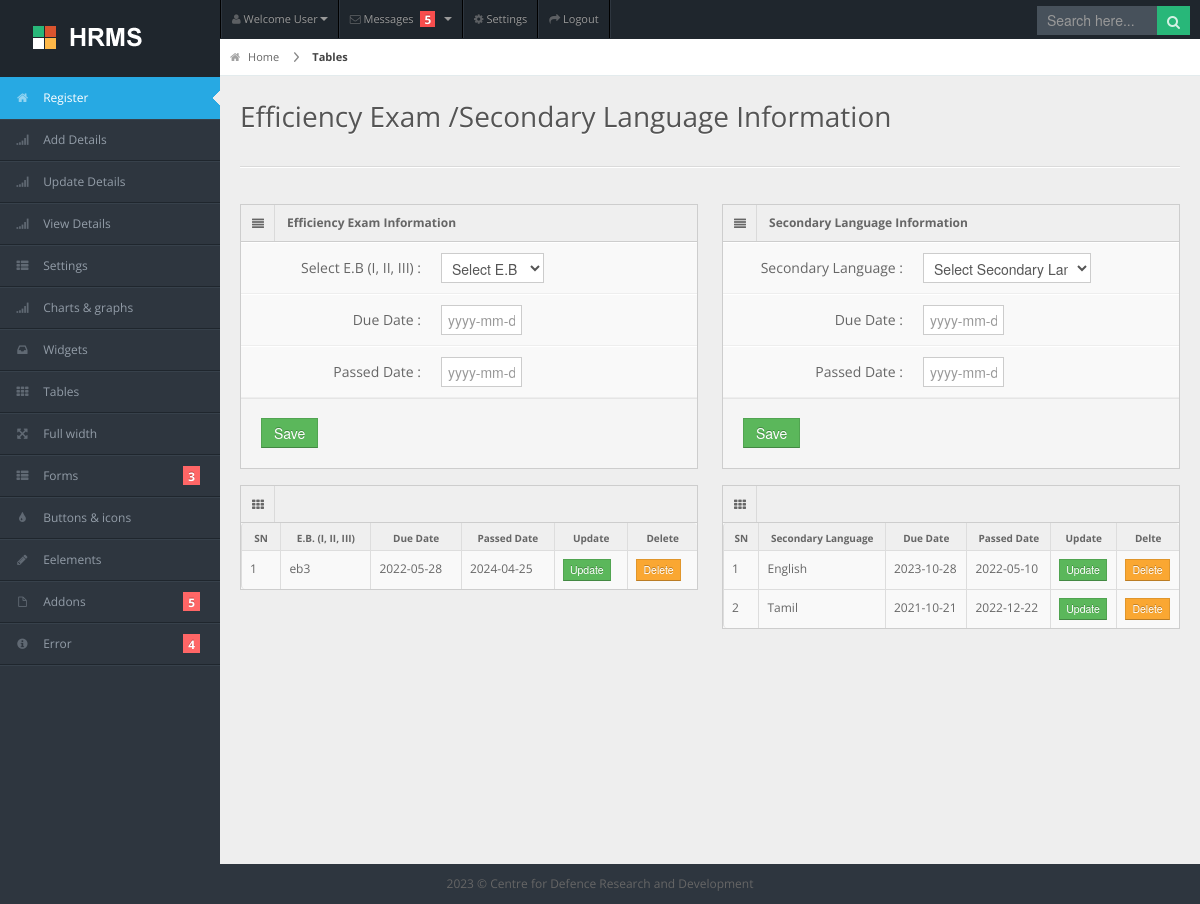
Page /eb_details.php?pid=7 on the committed database.
### tables this page shows
CREATE TABLE `eb_info_tbl` (
  `eb_info_id` int(11) NOT NULL,
  `personal_id` int(11) NOT NULL,
  `eb` varchar(10) NOT NULL,
  `due_date` date NOT NULL,
  `pass_date` date NOT NULL,
  `status` int(11) NOT NULL DEFAULT 1,
  `time_added` datetime NOT NULL DEFAULT current_timestamp()
);

CREATE TABLE `lang_info_tbl` (
  `lang_info_id` int(11) NOT NULL,
  `personal_id` int(11) NOT NULL,
  `lang` varchar(10) NOT NULL,
  `due_date` date NOT NULL,
  `pass_date` date NOT NULL,
  `status` int(11) NOT NULL DEFAULT 1,
  `time_added` datetime NOT NULL DEFAULT current_timestamp()
);

### eb_details.php (the view, shortened to what this page needs)
<?php
error_reporting(E_ALL);ini_set('display_errors', 'on');include ("db/db.php");
$pid = $_GET['pid'];
?>
<!DOCTYPE html>
<html lang="en">
<head>
<link rel="stylesheet" href="css/bootstrap.min.css" />
<link rel="stylesheet" href="css/bootstrap-responsive.min.css" />
<link rel="stylesheet" href="css/uniform.css" />
<link rel="stylesheet" href="css/select2.css" />
<link rel="stylesheet" href="css/matrix-style.css" />
<link rel="stylesheet" href="css/matrix-media.css" />
<link href="font-awesome/css/font-awesome.css" rel="stylesheet" />
</head>
<body>
<div id="header">
  <h1><a href="#">HRMS</a></h1>
</div>
<div id="user-nav" class="navbar navbar-inverse">
  <ul class="nav">
    <li  class="dropdown" id="profile-messages" ><a title="" href="#" data-toggle="dropdown" data-target="#profile-messages" class="dropdown-toggle"><i class="icon icon-user"></i>  <span class="text">Welcome User</span><b class="caret"></b></a>
    </li>
    <li class="dropdown" id="menu-messages"><a href="#" data-toggle="dropdown" data-target="#menu-messages" class="dropdown-toggle"><i class="icon icon-envelope"></i> <span class="text">Messages</span> <span class="label label-important">5</span> <b class="caret"></b></a>
    </li>
    <li class=""><a title="" href="#"><i class="icon icon-cog"></i> <span class="text">Settings</span></a></li>
    <li class=""><a title="" href="login.html"><i class="icon icon-share-alt"></i> <span class="text">Logout</span></a></li>
  </ul>
</div>
<div id="search">
  <input type="text" placeholder="Search here..."/>
  <button type="submit" class="tip-bottom" title="Search"><i class="icon-search icon-white"></i></button>
</div>
<div id="sidebar"> <a href="#" class="visible-phone"><i class="icon icon-th"></i>Tables</a>
  <?php include('include/nav.php'); ?>
</div>
<div id="content">
  <div id="content-header">
    <div id="breadcrumb"> <a href="#" title="Go to Home" class="tip-bottom"><i class="icon-home"></i> Home</a> <a href="#" class="current">Tables</a> </div>
    <h1>Efficiency Exam /Secondary Language Information</h1>
  </div>
  <div class="container-fluid">
    <hr>
    <div class="row-fluid">
      <div class="span6">
		 <div class="widget-box">
        <div class="widget-title"> <span class="icon"> <i class="icon-align-justify"></i> </span>
          <h5>Efficiency Exam Information  </h5>
        </div>
        <div class="widget-content nopadding">
         <form action="javascript:void(0);" id="form_exam" class="form-horizontal">
            <div class="control-group">
              <label class="control-label">Select E.B (I, II, III)  :</label>
              <div class="controls">
			  <select class="span5" name="eb">
			  <option selected>Select E.B</option>
			  </select>
               </div>
            </div>
			<div class="control-group">
              <label class="control-label">Due Date :</label>
              <div class="controls">
                <input type="text" class="span4" placeholder="yyyy-mm-dd" name="due_date" />
              </div>
            </div>
			<div class="control-group">
              <label class="control-label">Passed Date :</label>
              <div class="controls">
                <input type="text" class="span4" placeholder="yyyy-mm-dd" name="pass_date" />
              </div>
            </div>
            <div class="form-actions">
              <button type="submit" class="btn btn-success">Save</button>
            </div>
          </form>
        </div>
      </div>
        <div class="widget-box">
          <div class="widget-title"> <span class="icon"><i class="icon-th"></i></span>
          </div>
          <div class="widget-content nopadding">
		  <?php
		  $sql = "SELECT * FROM eb_info_tbl WHERE personal_id='$pid' and status='1' ORDER BY eb_info_id  DESC";
		  $result = mysqli_query($conn, $sql);
		  ?>
            <table class="table table-bordered data-table">
              <thead>
                <tr>
                  <th>SN</th>
				  <th>E.B. (I, II, III) </th>
                  <th>Due Date</th>
                  <th>Passed Date</th>
                  <th>Update</th>
				  <th>Delete</th>
                </tr>
              </thead>
              <tbody>
			  <?php $i = 1; while ($row = mysqli_fetch_assoc($result)){ ?>
                <tr class="gradeX">
                  <td><?php echo $i; ?></td>
                  <td><?php echo $row['eb']; ?></td>
                  <td><?php echo $row['due_date']; ?></td>
				  <td><?php echo $row['pass_date']; ?></td>
                  <td class="center"><button class="btn btn-success btn-mini">Update</button></td>
				  <td class="center"><button class="btn btn-warning btn-mini">Delete</button></td>
				 </tr>
               <?php $i++; } ?>
              </tbody>
            </table>
          </div>
        </div>
      </div>
	  <div class="span6">
		 <div class="widget-box">
        <div class="widget-title"> <span class="icon"> <i class="icon-align-justify"></i> </span>
          <h5>Secondary Language  Information  </h5>
        </div>
        <div class="widget-content nopadding">
          <form action="javascript:void(0);" id="form_lang" class="form-horizontal">
            <div class="control-group">
              <label class="control-label">Secondary Language  :</label>
              <div class="controls">
			  <select class="span8" name="lang">
			  <option selected>Select Secondary Language</option>
			  </select>
               </div>
            </div>
			<div class="control-group">
              <label class="control-label">Due Date :</label>
              <div class="controls">
                <input type="text" class="span4" placeholder="yyyy-mm-dd" name="due_date2" />
              </div>
            </div>
			<div class="control-group">
              <label class="control-label">Passed Date :</label>
              <div class="controls">
                <input type="text" class="span4" placeholder="yyyy-mm-dd" name="pass_date2" />
              </div>
            </div>
            <div class="form-actions">
              <button type="submit" class="btn btn-success">Save</button>
            </div>
          </form>
        </div>
      </div>
        <div class="widget-box">
          <div class="widget-title"> <span class="icon"><i class="icon-th"></i></span>
          </div>
          <div class="widget-content nopadding">
		  <?php
		  $sql = "SELECT * FROM lang_info_tbl WHERE personal_id='$pid' and status='1' ORDER BY lang_info_id  DESC";
		  $result = mysqli_query($conn, $sql);
		  ?>
            <table class="table table-bordered data-table">
              <thead>
                <tr>
                  <th>SN</th>
				  <th>Secondary Language </th>
                  <th>Due Date</th>
                  <th>Passed Date</th>
                  <th>Update</th>
				  <th>Delte</th>
                </tr>
              </thead>
              <tbody>
			  <?php $i = 1; while ($row = mysqli_fetch_assoc($result)){ ?>
                <tr class="gradeX">
                  <td><?php echo $i; ?></td>
				  <td><?php echo $row['lang']; ?></td>
                  <td><?php echo $row['due_date']; ?></td>
                  <td><?php echo $row['pass_date']; ?></td>
                  <td class="center"><button class="btn btn-success btn-mini">Update</button></td>
				  <td class="center"><button class="btn btn-warning btn-mini">Delete</button></td>
				</tr>
                <?php $i++; } ?>
              </tbody>
            </table>
          </div>
        </div>
      </div>
    </div>
  </div>
</div>
<?php include('include/footer.php'); ?>
</body>
</html>

### css/matrix-media.css (style rules this page uses)
body { background:#2E363F; }
#header { background-color: #1f262d; margin-top:10px; }
#search input[type=text], #search button { background-color: #28b779; }
#search input[type=text] { background-color: #47515b; color: #fff; }

### rows in the picture
eb_info_tbl: eb "eb3", due_date "2022-05-28", pass_date "2024-04-25"
lang_info_tbl: lang "English", due_date "2023-10-28", pass_date "2022-05-10"
lang_info_tbl: lang "Tamil", due_date "2021-10-21", pass_date "2022-12-22"
